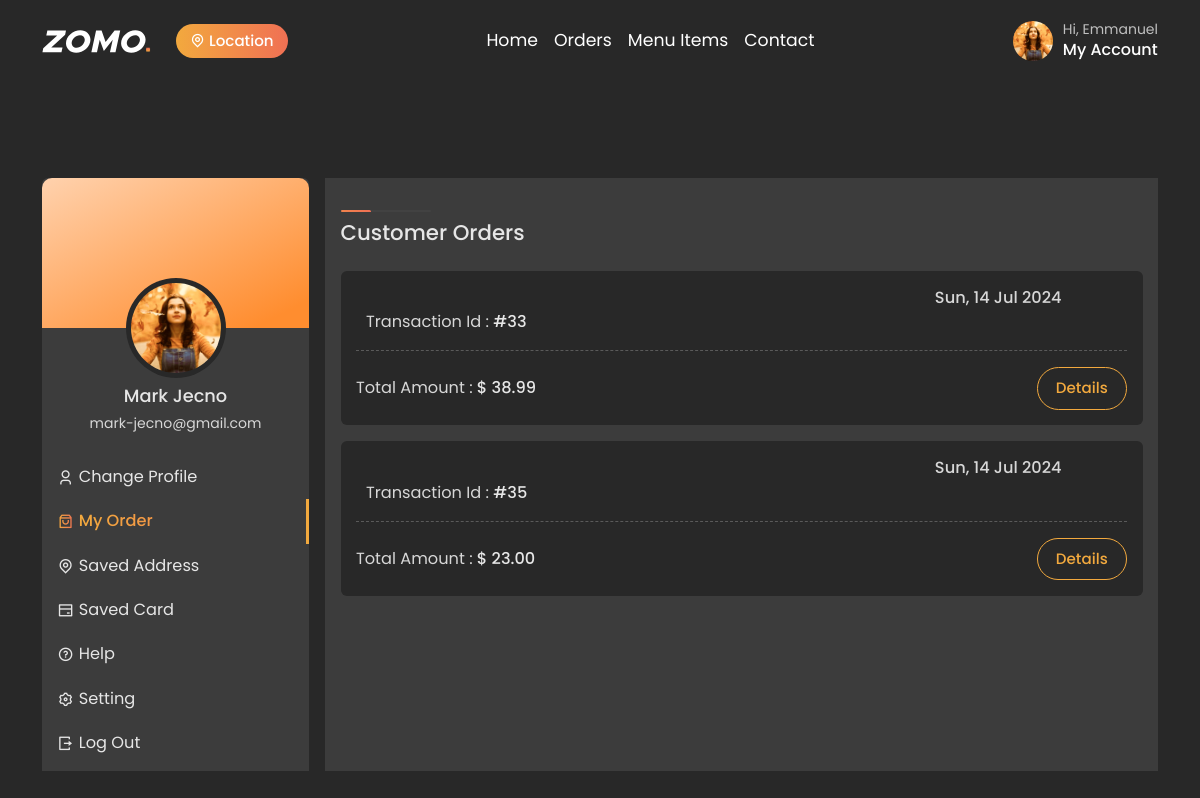
Page /order-list (signed in) on the earlier database version.
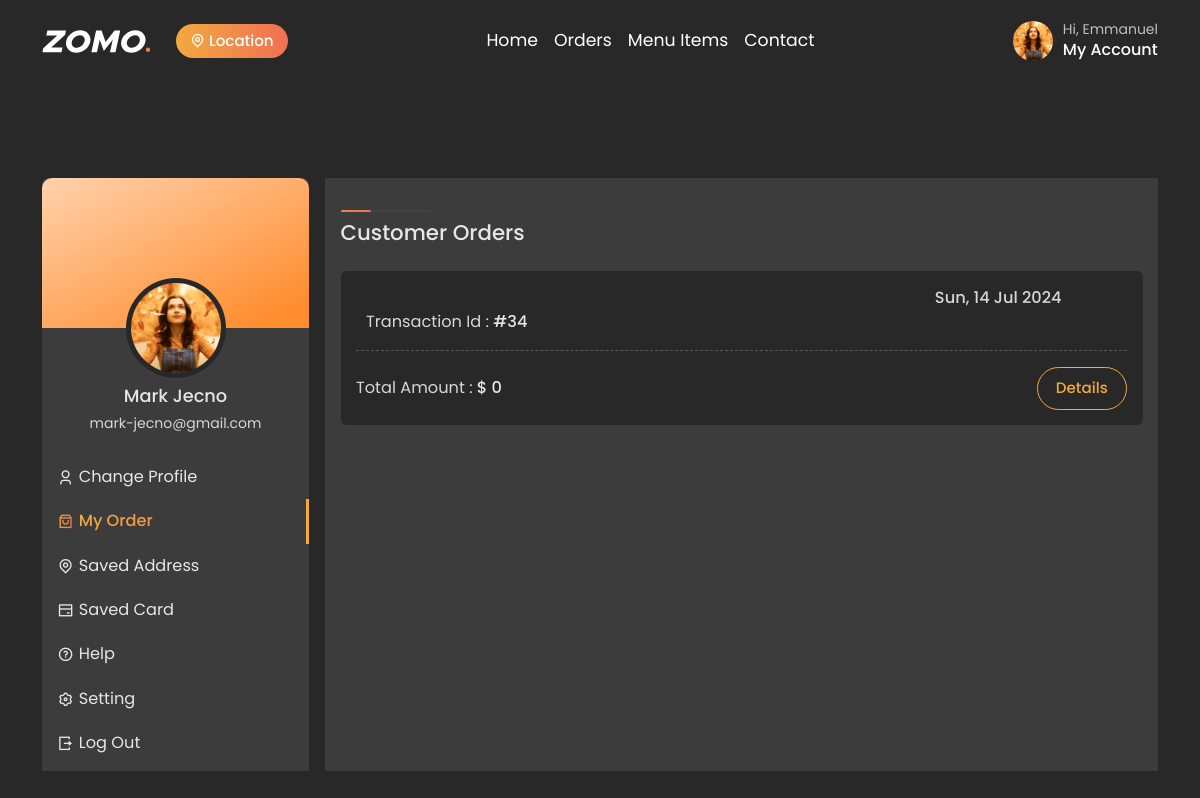
Same page on the later database version.
### restaurant/models.py (models this page shows, shortened)
class Order(models.Model):
    STATUS_CHOICES=[
        ('Pending', 'Pending'),
        ('Preparing', 'Preparing'),
        ('Delivered', 'Delivered'),
        ('Cancelled', 'Cancelled'),
    ]
    PAYMENT_CHOICES=[
        ('Cash', 'Cash'),
        ('Card', 'Card'),
    ]
    user = models.ForeignKey(settings.AUTH_USER_MODEL, on_delete=models.CASCADE, related_name='orders', null=True, blank=True)
    restaurant = models.ForeignKey(Restaurant, on_delete=models.CASCADE, related_name='orders', null=True, blank=True)
    items = models.ManyToManyField(MenuItem, related_name='orders')
    total = models.DecimalField(max_digits=6, decimal_places=2)
    order_time = models.DateTimeField(auto_now_add=True)
    delivery_address = models.CharField(max_length=100, blank=True, null=True, default='')
    status = models.CharField(max_length=50, choices=[
        ('Pending', 'Pending'),
        ('Preparing', 'Preparing'),
        ('Delivered', 'Delivered'),
        ('Cancelled', 'Cancelled'),
    ], default='Pending')
    payment_method = models.CharField(max_length=50, choices=PAYMENT_CHOICES, default='Card')
    payment_status = models.BooleanField(default=False)
    def calculate_total(self):
        total = 0
        for item in self.items.all():
            total += item.price
        return total

### restaurant/views.py (the view)
# urls.py: path('order-list', views.order_list, name='order-list'),
@login_required
def order_list(request):
    user = request.user
    restaurants = Restaurant.objects.filter(owner=user ).values_list('id', flat=True)
    orders = Order.objects.filter(restaurant__in=restaurants)
    for order in orders:
        order_total = order.calculate_total()
        order.total = order_total
        order.save()
    return render(request, 'restaurant/order-list.html', {'orders': orders})

### restaurant/templates/restaurant/order-list.html (shortened to what the changed rows need)
{% extends "restaurant/base.html" %}
{% load static %}
{% block content %}
<section class="profile-section section-b-space">
    <div class="container">
        <div class="row g-3">
            <div class="col-lg-9">
                <div class="my-order-content">
                    <ul class="order-box-list">
                        {% for order in orders %}
                        <li>
                            <div class="order-box">
                                <div class="order-box-content">
                                    <div class="order-details">
                                        <div class="d-flex align-items-center justify-content-between w-100">
                                            <h6 class="fw-medium content-color text-end">
                                                {{ order.order_time | date:"D, d M Y" }}
                                            </h6>
                                        </div>
                                        <h6 class="fw-medium dark-text">
                                            <span class="fw-normal content-color">Transaction Id :</span>
                                            #{{ order.id }}
                                        </h6>
                                    </div>
                                </div>
                                <div class="d-flex align-items-center justify-content-between mt-sm-3 mt-2">
                                    <h6 class="fw-medium dark-text">
                                        <span class="fw-normal content-color">Total Amount :</span>
                                        $ {{ order.total }}
                                    </h6>
                                    <a href="#order-{{ order.id }}" class="btn theme-outline details-btn" data-bs-toggle="modal">Details</a>
                                </div>
                            </div>
                        </li>
                        {% endfor %}
                    </ul>
                </div>
            </div>
        </div>
    </div>
</section>
{% endblock content %}

Differences in the rows shown:
no longer on this page (row edited): Order: order_time "Sun, 14 Jul 2024", id "33", total "38.99"
no longer on this page (row edited): Order: order_time "Sun, 14 Jul 2024", id "35", total "23.00"
now on this page (row edited): Order: order_time "Sun, 14 Jul 2024", id "34", total "0"
